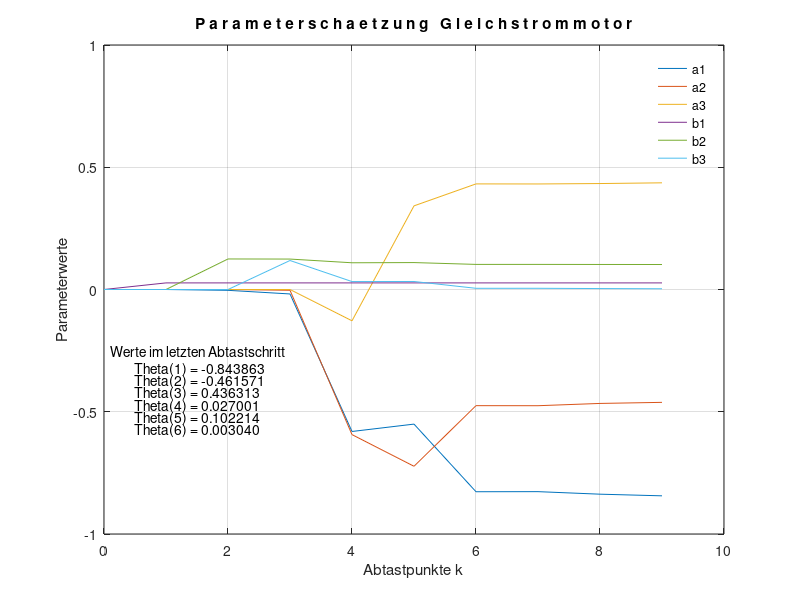

Source code (MATLAB):
% Rekursive Parameterschaetzung Antrieb_RLS.m
% Prof. Dr. M. Lohoefener, HS Merseburg, 18.12.2008
% z. B. Modell eines Gleichstrommotors 

clear all	% vorsichtshalber
close all

load Antrieb_Ausg_Vekt.csv  % Messwerte
load Antrieb_Messmatr.csv	% mit zurueckliegenden Werten

[nr, nc] = size (Antrieb_Messmatr);	% Dimensionen erfassen
P = 100000*eye (nc, nc);			% Praezisionsmatrix anlegen
Theta = zeros (nc, 1);			  % Parametervektor anlegen
Theta_k = zeros (nr, nc);		% nur um Verlauf zu plotten
lambda = 0.99;					    % gewaehlt 

for i = 1: nr						    % Rekursion startet 
	m = Antrieb_Messmatr (i, :)';	% Messwertvektor holen 
	ev = Antrieb_Ausg_Vekt (i, 1)-m'*Theta;	% Modellfehler bestimmen 
	K = P*m / (lambda+m'*P*m);	% Korrekturvektor berechnen 
	Theta = Theta + K*ev;			  % neue Parameterschaetzung
	P = (P-K*m'*P) / lambda;		% neue Praezisionsmatrix
	Theta_k(i, :) = Theta';		% nur für Plot 
end

plot (0: nr-1, Theta_k);
title ('P a r a m e t e r s c h a e t z u n g   G l e i c h s t r o m m o t o r');
xlabel ('Abtastpunkte k');
ylabel ('Parameterwerte');
legend ('a1', 'a2', 'a3', 'b1', 'b2', 'b3');
legend boxoff
text (0.1, -0.25, 'Werte im letzten Abtastschritt');
for i = 1:nc
	text (0.5, -0.275-0.05*i, sprintf('Theta(%d) = %f', i, Theta(i)));
end
grid on
